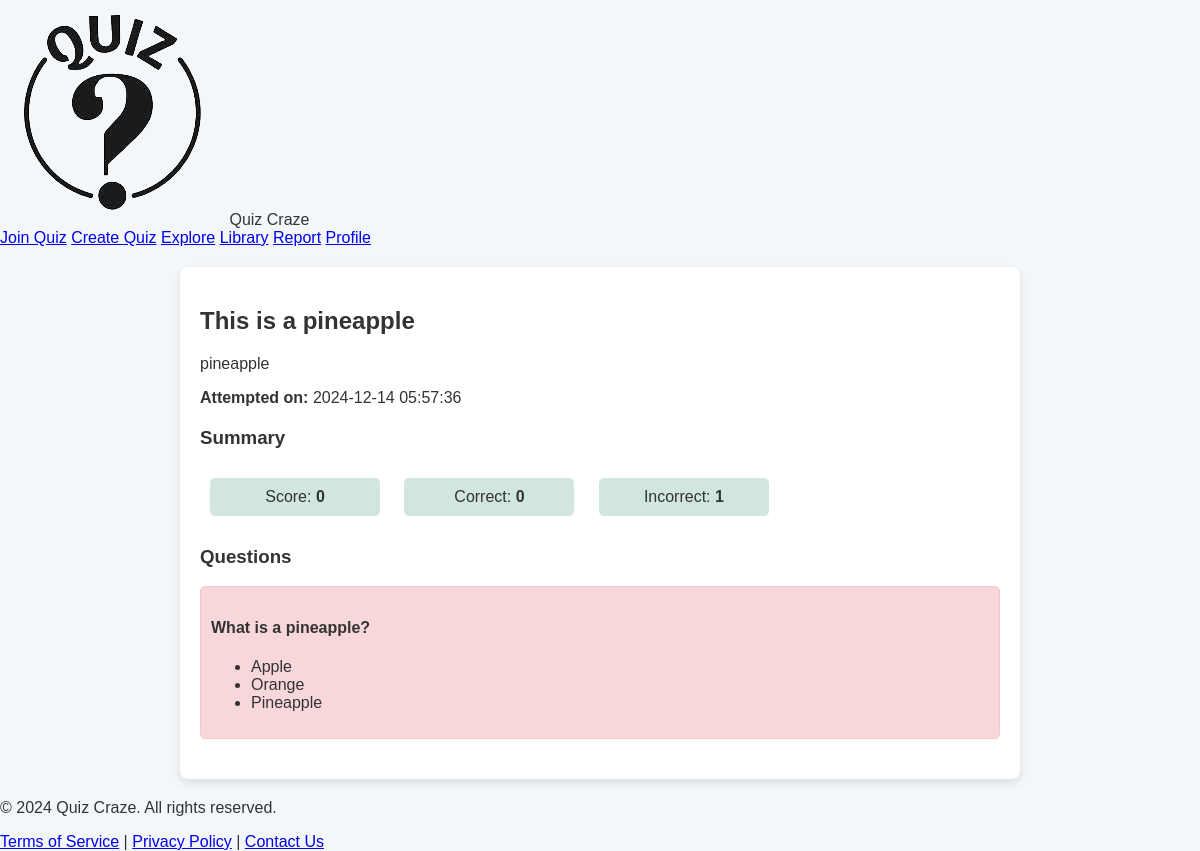
/createQuiz/quizSummary.php?attemptId=28 (signed in), run on the app's committed database.
### tables this page shows
CREATE TABLE IF NOT EXISTS `quiz` (
  `quizId` int NOT NULL AUTO_INCREMENT,
  `title` varchar(255) NOT NULL,
  `description` varchar(1000) NOT NULL,
  `userId` int NOT NULL,
  `created_at` date NOT NULL,
  PRIMARY KEY (`quizId`),
  KEY `userId` (`userId`)
);

CREATE TABLE IF NOT EXISTS `attempt` (
  `attemptId` int NOT NULL AUTO_INCREMENT,
  `attemptTime` timestamp NOT NULL,
  `score` int NOT NULL,
  `comment` varchar(1000) NOT NULL,
  `userId` int NOT NULL,
  `quizId` int NOT NULL,
  `correctQuestions` json NOT NULL,
  PRIMARY KEY (`attemptId`),
  KEY `userId` (`userId`),
  KEY `quizId` (`quizId`)
);

CREATE TABLE IF NOT EXISTS `question` (
  `questionId` int NOT NULL AUTO_INCREMENT,
  `questionText` varchar(1000) NOT NULL,
  `questionType` varchar(50) NOT NULL,
  `quizId` int NOT NULL,
  `answerText` varchar(1000) NOT NULL,
  `point` int NOT NULL,
  PRIMARY KEY (`questionId`),
  KEY `question_ibfk_1` (`quizId`)
);

### createQuiz/quizSummary.php (the view, shortened to what this page needs)
<?php
include "db.php";
$attemptId = (int)$_GET['attemptId'];
$userId = $_SESSION['user_id'];
$sqlAttempt = "SELECT * FROM attempt WHERE attemptId = ? AND userId = ?";
$stmtAttempt = $conn->prepare($sqlAttempt);
$stmtAttempt->bind_param("ii", $attemptId, $userId);
$stmtAttempt->execute();
$resultAttempt = $stmtAttempt->get_result();
$attempt = $resultAttempt->fetch_assoc();
$quizId = $attempt['quizId'];
$score = $attempt['score'];
$correctQuestions = json_decode($attempt['correctQuestions'], true);
$datetime = $attempt['attemptTime'];
$sqlQuiz = "SELECT title, description FROM quiz WHERE quizId = ?";
$stmtQuiz = $conn->prepare($sqlQuiz);
$stmtQuiz->bind_param("i", $quizId);
$stmtQuiz->execute();
$resultQuiz = $stmtQuiz->get_result();
$quiz = $resultQuiz->fetch_assoc();
$sqlQuestions = "SELECT q.questionId, q.questionText, q.answerText FROM question q WHERE q.quizId = ?";
$stmtQuestions = $conn->prepare($sqlQuestions);
$stmtQuestions->bind_param("i", $quizId);
$stmtQuestions->execute();
$resultQuestions = $stmtQuestions->get_result();
$questions = [];
while ($row = $resultQuestions->fetch_assoc()) {
    $row['answerText'] = json_decode($row['answerText'], true);
    $questions[] = $row;
}
?>
<!DOCTYPE html>
<html lang="en">
<head>
</head>
<body>
<header>
    <div class="header-container">
        <div class="logo-container">
            <img src="../rwdd_logo.png" alt="logo" id="logo">
            <span class="site-name">Quiz Craze</span>
        </div>
        <nav class="nav-links">
            <a href="../createQuiz/join.php">Join Quiz</a>
            <a href="../createQuiz/create.php">Create Quiz</a>
            <a href="../explore/explore.php">Explore</a>
            <a href="../library/LibraryPublished.php">Library</a>
            <a href="../report/reportMainPage.php">Report</a>
            <a href="../profile/profile.php">Profile</a>
        </nav>
    </div>
</header>
    <div class="container">
        <div class="header">
            <h2><?php echo htmlspecialchars($quiz['title']); ?></h2>
            <p><?php echo htmlspecialchars($quiz['description']); ?></p>
            <p><strong>Attempted on:</strong> <?php echo htmlspecialchars($datetime); ?></p>
        </div>
        <div class="summary">
            <h3>Summary</h3>
            <div class="stat-box">Score: <strong><?php echo $score; ?></strong></div>
            <div class="stat-box">Correct: <strong><?php echo count(array_filter($correctQuestions)); ?></strong></div>
            <div class="stat-box">Incorrect: <strong><?php echo count($questions) - count(array_filter($correctQuestions)); ?></strong></div>
        </div>
        <div class="questions">
            <h3>Questions</h3>
            <?php foreach ($questions as $question): ?>
                <?php
                $isCorrect = isset($correctQuestions[$question['questionId']]) && $correctQuestions[$question['questionId']];
                $cssClass = $isCorrect ? 'correct' : 'incorrect';
                ?>
                <div class="question <?php echo $cssClass; ?>">
                    <h4><?php echo htmlspecialchars($question['questionText']); ?></h4>
                    <ul>
                        <?php foreach ($question['answerText'] as $answer): ?>
                            <li><?php echo htmlspecialchars($answer['text']); ?></li>
                        <?php endforeach; ?>
                    </ul>
                </div>
            <?php endforeach; ?>
        </div>
    </div>
<footer>
<div class="footer-container">
    <p>&copy; 2024 Quiz Craze. All rights reserved.</p>
    <div class="footer-links">
        <a href="../terms/terms.php">Terms of Service</a> |
        <a href="../privacy/privacy.php">Privacy Policy</a> |
        <a href="../contact/contact.php">Contact Us</a>
    </div>
</div>
</footer>
</body>
</html>

### createQuiz/quizSummary.php (style rules this page uses)
body { font-family: Arial, sans-serif; background-color: #f4f7fa; color: #333; margin: 0; padding: 0; }
.container { max-width: 800px; margin: 20px auto; background-color: #fff; border-radius: 8px; padding: 20px; box-shadow: 0 4px 8px rgba(0, 0, 0, 0.1); }
.header, .summary, .questions { margin-bottom: 20px; }
.stat-box { display: inline-block; width: 150px; margin: 10px; padding: 10px; background-color: #d1e7dd; border-radius: 5px; text-align: center; }
.question { margin-bottom: 20px; }
.incorrect { background-color: #f8d7da; border: 1px solid #f5c6cb; padding: 10px; border-radius: 5px; }

### data on the page
quiz: title "This is a pineapple", description "pineapple"
attempt: attemptTime "2024-12-14 05:57:36", score "0", correctQuestions "0", count($questions)-count(array_filter($correctQuestions)) "1"
question: questionText "What is a pineapple?", text "Apple", text "Orange", text "Pineapple"
